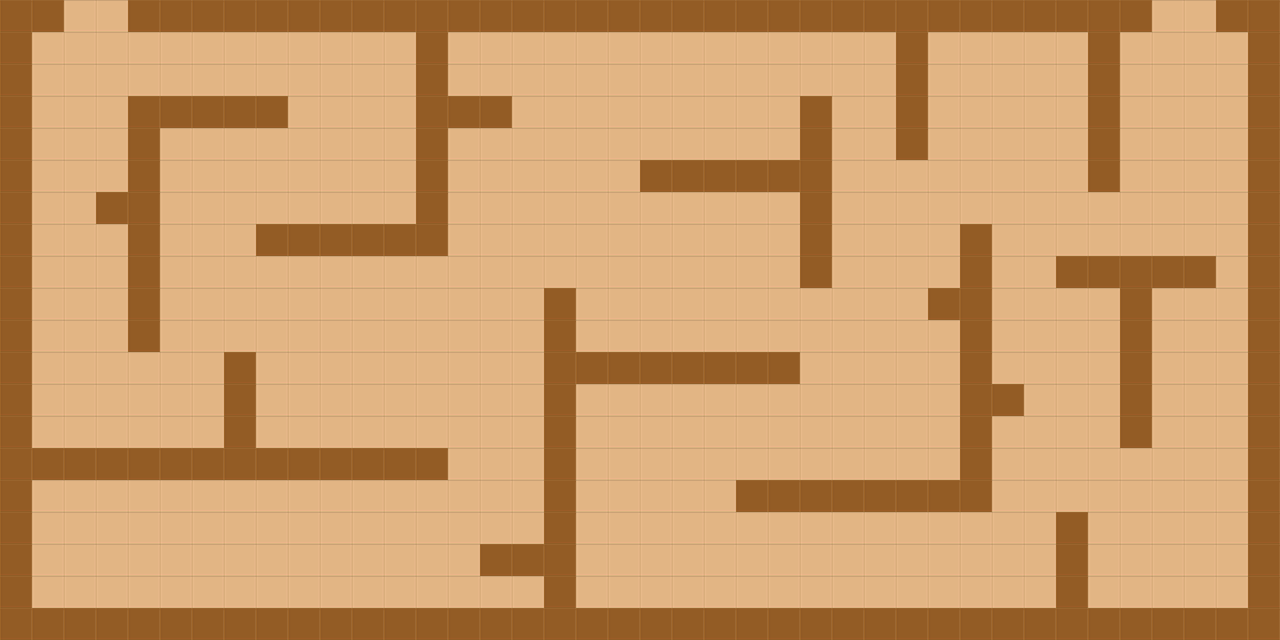

Rendered tile map (Tiled .tmx) drawn with the repository's tilesets; below, a short description and the map source with its tile grids summarised:
An orthogonal 40x20 tile map with 32x32 px tiles, 2 tile layers (groundLayer, platformLayer) and 2 objects (start, end).

<map version="1.2" tiledversion="1.3.5" orientation="orthogonal" renderorder="right-down" width="40" height="20" tilewidth="32" tileheight="32" infinite="0" nextlayerid="6" nextobjectid="17">
 <editorsettings>
  <export target="level01.json" format="json" />
 </editorsettings>
 <tileset firstgid="1" name="tiled-32x32" tilewidth="32" tileheight="32" tilecount="25" columns="5">
  <image source="tiled-32x32.png" width="160" height="160" />
  <tile id="4">
   <properties>
    <property name="block" type="bool" value="true" />
   </properties>
  </tile>
 </tileset>
 <layer id="1" name="groundLayer" width="40" height="20">
  <data>[800 cells, 800 non-empty, 1 distinct tile ids]</data>
 </layer>
 <layer id="3" name="platformLayer" width="40" height="20">
  <data>[800 cells, 225 non-empty, 1 distinct tile ids]</data>
 </layer>
 <objectgroup id="4" name="objectLayer">
  <object id="7" name="start" x="79" y="15">
   <point />
  </object>
  <object id="8" name="end" x="1170.33" y="18">
   <point />
  </object>
 </objectgroup>
</map>
